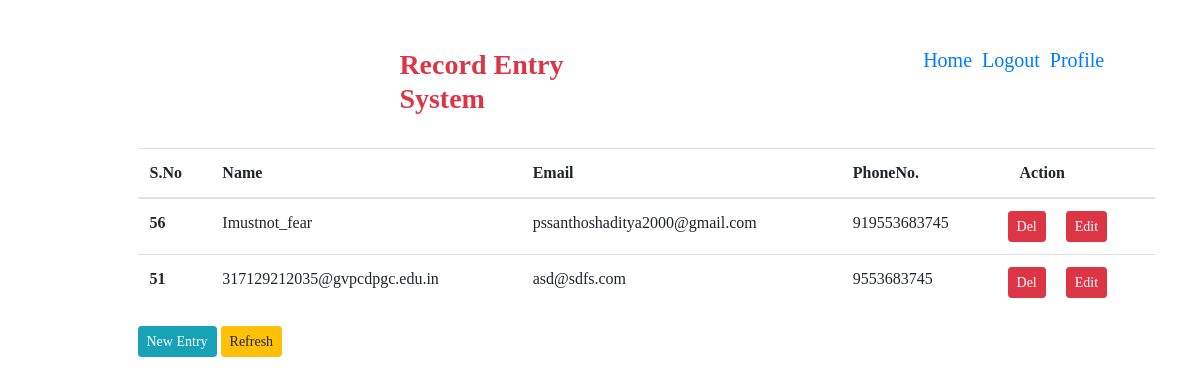
Page / (signed in) on the earlier database version.
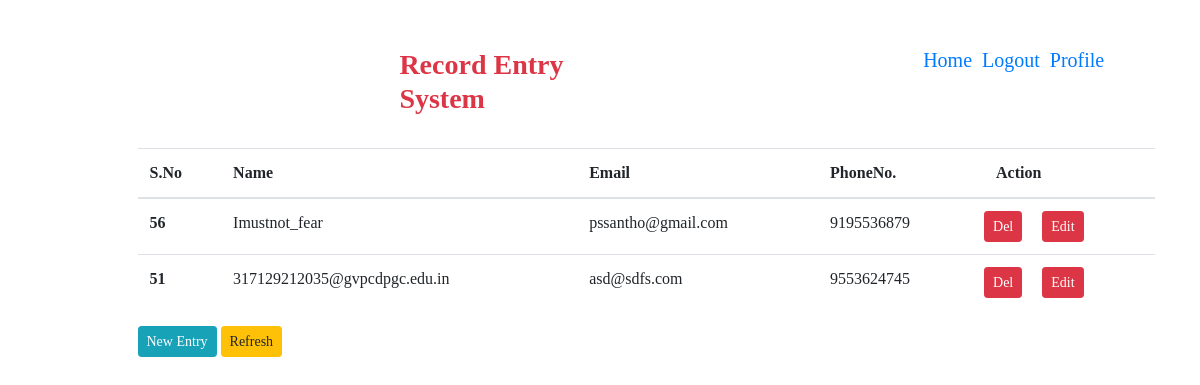
Same page on the later database version.
### record/models.py (models this page shows)
class Person(models.Model):
    id = models.AutoField(primary_key=True)
    name = models.CharField(max_length=200)
    phone_number = models.IntegerField()
    email = models.EmailField(max_length=200)

### record/views.py (the view)
# urls.py: path('', views.index, name='index'),
def index(request):
    if request.user.is_authenticated:
        db = Person.objects.all().order_by('-name')
        personname = {
            "person": db
        }
        return render(request, template_name='record/index.html', context=personname)
    else:
        return render(request, template_name='record/homepage.html')

### templates/record/index.html (shortened to what this page needs)
{% load static %}
{% load crispy_forms_tags %}
<!DOCTYPE html>
<html lang="en">
<head>
    <link rel="stylesheet" href="https://maxcdn.bootstrapcdn.com/bootstrap/4.0.0/css/bootstrap.min.css">
</head>
<body>
<br>
<br>
    <div class="container" id="content">
        <div class="offset-sm-1">
            <div class="row">
                <div class="offset-sm-3 col-sm-3">
                    <a href='/' style="text-decoration: none"><h3 class="text-danger" id="heading"><Strong>Record Entry System</Strong></h3></a>
                </div>
                <div class="offset-sm-3 col-sm-3">
                    {% if user.is_authenticated %}
                        <h5><a href='/' id="heading">Home</a>&nbsp;&nbsp;<a href='/logout/' id="heading">Logout</a>&nbsp;&nbsp;<a href='/profile/' id="heading">Profile</a></h5>
                    {% else %}
                        <h5><a href='/' id="heading">Home</a>&nbsp;&nbsp;<a href='/login/' id="heading">Login</a>&nbsp;&nbsp;<a href='/register/' id="heading">Signup</a></h5>
                    {% endif %}
                </div>
            </div>
            <div class="row">
                <div class="col-sm-12">
                </div>
            </div>
            <br>
        {% block content %}
        <div class="row">
            <div class="col-12">
                <table class="table">
                    <thead>
                        <tr>
                            <th scope="col">S.No</th>
                            <th scope="col">Name</th>
                            <th scope="col">Email</th>
                            <th scope="col">PhoneNo.</th>
                            <th scope="col">&nbsp;&nbsp;&nbsp;Action</th>
                        </tr>
                    </thead>
                    <tbody>
                        {% for p in person %}
                        <tr>
                            <th scope="row">{{ p.id }}</th>
                            <td id="name">{{ p.name }}</td>
                            <td id="email">{{ p.email }}</td>
                            <td id="phoneno">{{ p.phone_number }}</td>
                            <td><a class="btn btn-sm btn-danger text-white" id="deleteentry" href="{% url 'deleteentry' entryid=p.id %}">Del</a>&nbsp;&nbsp;&nbsp;&nbsp;
                                <a class="btn btn-sm btn-danger text-white" href="{% url 'updateentry' entryid=p.id %}" target="_blank">Edit</a></td>
                        </tr>
                        {% endfor %}
                    </tbody>
                </table>
                <a class="btn btn-sm btn-info" href="./newentry" target="_blank">New Entry</a>
                <button type="submit" class="btn btn-sm btn-warning" onClick="refreshPage()">Refresh</button>
            </div>
        </div>
        {% endblock %}
       </div>
    </div>
</body>
</html>

Differences in the rows shown:
changed Person "Imustnot_fear": email "pssanthoshaditya2000@gmail.com" → "pssantho@gmail.com"; phone_number "919553683745" → "9195536879"
changed Person "317129212035@gvpcdpgc.edu.in": phone_number "9553683745" → "9553624745"
